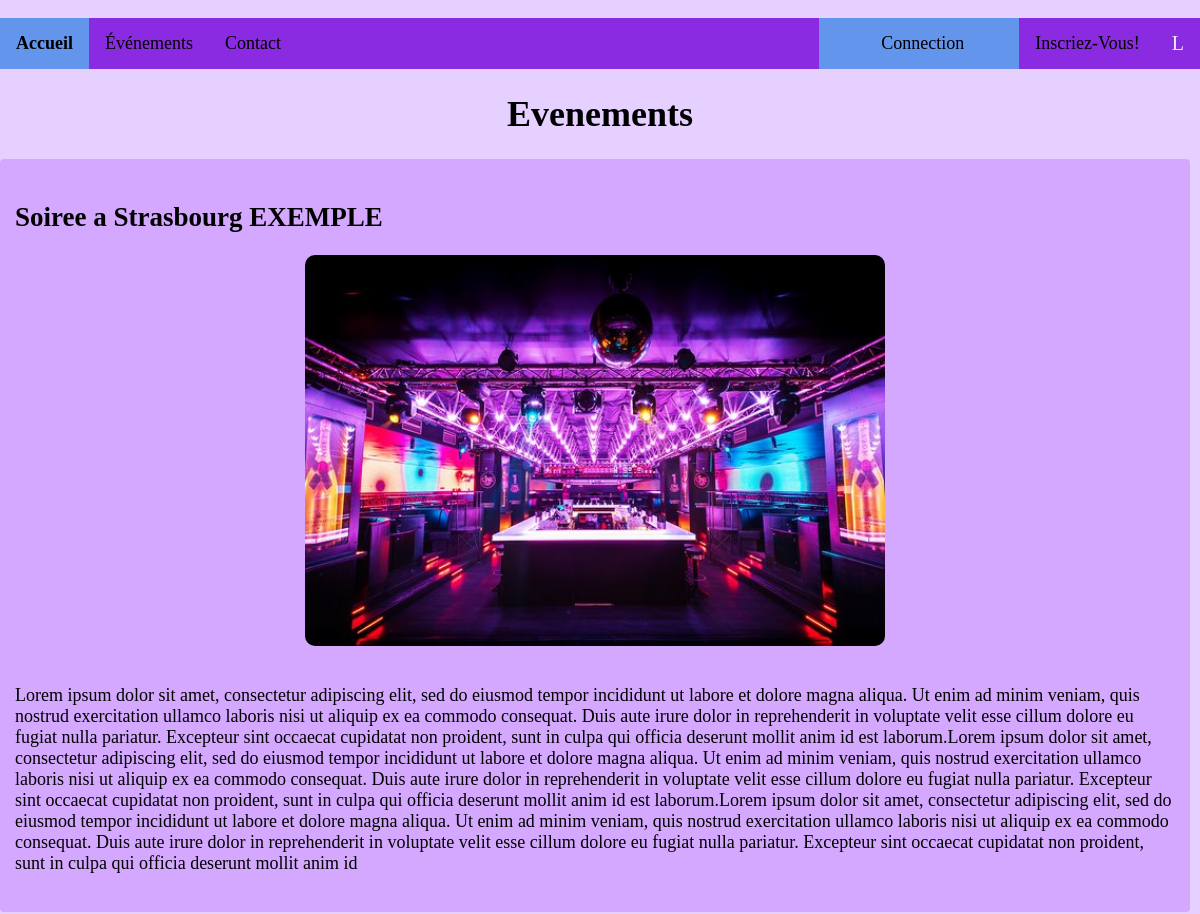
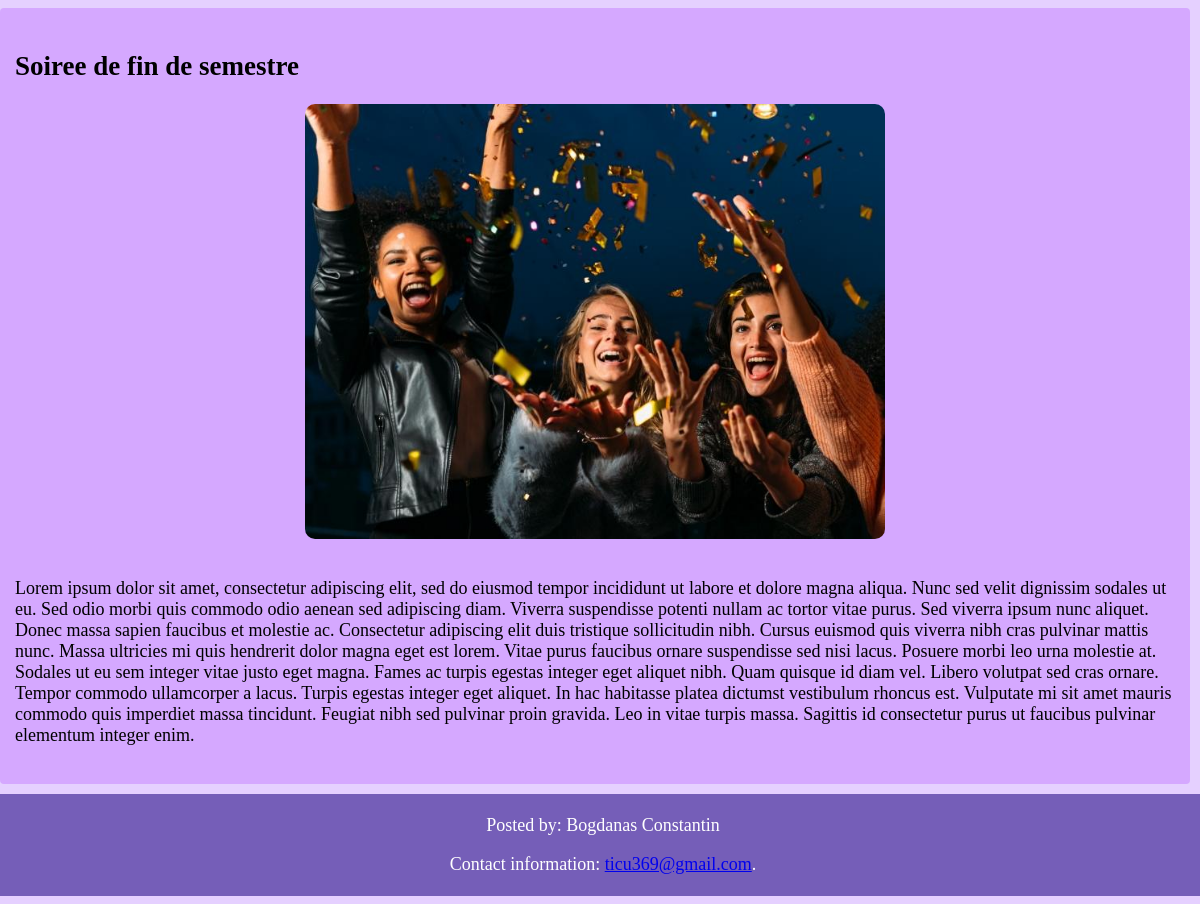
Screenshot of /evenements.php with the database file from the repository (2 pictures, top to bottom).
### tables this page shows
CREATE TABLE `Eveniments` (
  `id` int NOT NULL,
  `title` varchar(255) NOT NULL,
  `date` date DEFAULT NULL,
  `hour` time DEFAULT NULL,
  `category` varchar(255) DEFAULT NULL,
  `desciption` longtext NOT NULL,
  `created_at` timestamp NOT NULL DEFAULT CURRENT_TIMESTAMP,
  `img_dest` varchar(255) NOT NULL
);

### config/db_connect.php (called while the page is built, shortened)
<?php
$conn = mysqli_connect("localhost","ticus","ticu","database");
$sql = 'SELECT * FROM Eveniments ORDER BY created_at ' ;
$result = mysqli_query($conn,$sql);
?>

### evenements.php (the view, shortened to what this page needs)
 <?php
include('config/db_connect.php');
$sql = 'SELECT * FROM Eveniments ORDER BY created_at ';
$result = mysqli_query($conn,$sql);
$Eveniments = mysqli_fetch_all($result,MYSQLI_ASSOC);
?>
<!DOCTYPE html>
<html>
<head>
<head>
<body>
<?php include './assets/navbar.php'; ?>
<link rel="stylesheet" type="text/css" href="./templates/main.css">
<h1>Evenements</h1>
<?php foreach($Eveniments as $even){ ?>
<div class="box-content_ev">
<h2 class="article"><?php echo htmlspecialchars($even['title']); ?> </h2>
            <img class="img-article" src="./<?php echo htmlspecialchars($even['img_dest'])?>">
                <p class="text-article" name = "desciption">
                <?php echo htmlspecialchars($even['desciption']); ?>
                </p>
            </div>
        </div><?php } ?>
<?php include './assets/footer.php';?>
</body>
</html>

### assets/navbar.php (shortened to what this page needs)
<!DOCTYPE html>
<html>
<head>
</head>
<body>
<nav>
<ul>
  <li><a class="active" href="index.php"><b class="lang" key="nav1">Accueil</b></a></li>
  <div class ="dropdown">
  <li><a  href="evenements.php"><span class="lang" key="nav2"> Événements </span></a></li>
  </div>
  <li>
      <a href="contact.php">Contact</a></li>
  <div class="dropdown_lang" style="float:right">
    <button class="dropbtn_lang">L
  </button>
</div>
<li style="float:right";><a class = "signup" href="signup.php"><span class="lang" key="nav5">Inscriez-Vous!</span></a></li>
  <div id='dropdown'>
	  <ul>
		    <li class='detail' ><a class="lang" key="nav4" href='#'>Connection</a>
	   </li>
	</ul>
</div>
</ul>
</nav>
</body>
</html>

### assets/footer.php (shortened to what this page needs)
<!DOCTYPE html>
<head>
</head>
<html>
<body>
<footer>
<p>Posted by: Bogdanas Constantin </p>
<p>Contact information: <a href="mailto:ticu369@gmail.com">ticu369@gmail.com</a>.</p>
</footer>
</body>
</html>

### templates/main.css (style rules this page uses)
nav ul { list-style-type: none; padding: 0; overflow: hidden; background-color: #8A2BE2; }
nav li { float: left; }
nav li a { display: block; color: black; text-align: center; padding: 15px 16px; text-decoration: none; }
.active { background-color: #6495ED; }
.dropdown_lang .dropbtn_lang { font-size: 20px; outline: none; padding: 14px 16px; background-color: inherit; font-family: inherit; margin: 0; }
#dropdown { border: none; border: 0px; margin: 0px; padding: 0px; display: block; font-weight: bold; width: 200px; float:right ; }
#dropdown ul { list-style: none; margin: 0; padding: 0; }
#dropdown li { float: left; background-color: #6495ED; width: 240px; }
#dropdown li a { display: block; font-weight: normal; line-height: 35px; margin: 8px; margin-left: -25px; padding: 0px 25px; text-align: center; text-decoration: none; }
#dropdown > ul > li > a { color: black; }
h1 { text-align: center; font-family: 'Merriweather', serif; }
footer { padding: 3px ; position : sticky; left: 0; bottom: 0; width: 100%; background-color: #755eb8; color: white; text-align: center; }
body { background-color: #e5d0ff; font-size: 18px; margin-left:auto; margin-right:auto; max-width: 1400px; max-height: auto; min-width: 7700; }
img.img-article { display: block; margin-left: auto; margin-right: auto; width: 50%; border-radius: 10px; }
.box-content_ev { padding: 20px 15px; clear: both; background-color:rgb(213, 168, 255); border-radius: 4px; margin: 10px; margin-left: 0px; flex: 1 1 auto; max-height: 100; }
button { background-color: #8A2BE2; color: white; padding: 14px 20px; margin: 8px 0; border: none; cursor: pointer; width: 100%; opacity: 0.9; }

### rows the page displays
eveniments: title "Soiree a Strasbourg EXEMPLE", img_dest (picture), desciption "Lorem ipsum dolor sit amet, consectetur adipiscing elit, sed do eiusmod tempor incididunt ut labore et dolore magna aliqua. Ut enim ad minim veniam, quis nostrud exercitation ullamco laboris nisi ut aliquip ex ea commodo consequat. Duis aute irure dolor in reprehenderit in voluptate velit esse cillum dolore eu fugiat nulla pariatur. Excepteur sint occaecat cupidatat non proident, sunt in culpa qui officia deserunt mollit anim id est laborum.Lorem ipsum dolor sit amet, consectetur adipiscing elit, sed do eiusmod tempor incididunt ut labore et dolore magna aliqua. Ut enim ad minim veniam, quis nostrud exercitation ullamco laboris nisi ut aliquip ex ea commodo consequat. Duis aute irure dolor…"
eveniments: title "Soiree de fin de semestre", img_dest (picture), desciption "Lorem ipsum dolor sit amet, consectetur adipiscing elit, sed do eiusmod tempor incididunt ut labore et dolore magna aliqua. Nunc sed velit dignissim sodales ut eu. Sed odio morbi quis commodo odio aenean sed adipiscing diam. Viverra suspendisse potenti nullam ac tortor vitae purus. Sed viverra ipsum nunc aliquet. Donec massa sapien faucibus et molestie ac. Consectetur adipiscing elit duis tristique sollicitudin nibh. Cursus euismod quis viverra nibh cras pulvinar mattis nunc. Massa ultricies mi quis hendrerit dolor magna eget est lorem. Vitae purus faucibus ornare suspendisse sed nisi lacus. Posuere morbi leo urna molestie at. Sodales ut eu sem integer vitae justo eget magna. Fames ac…"
